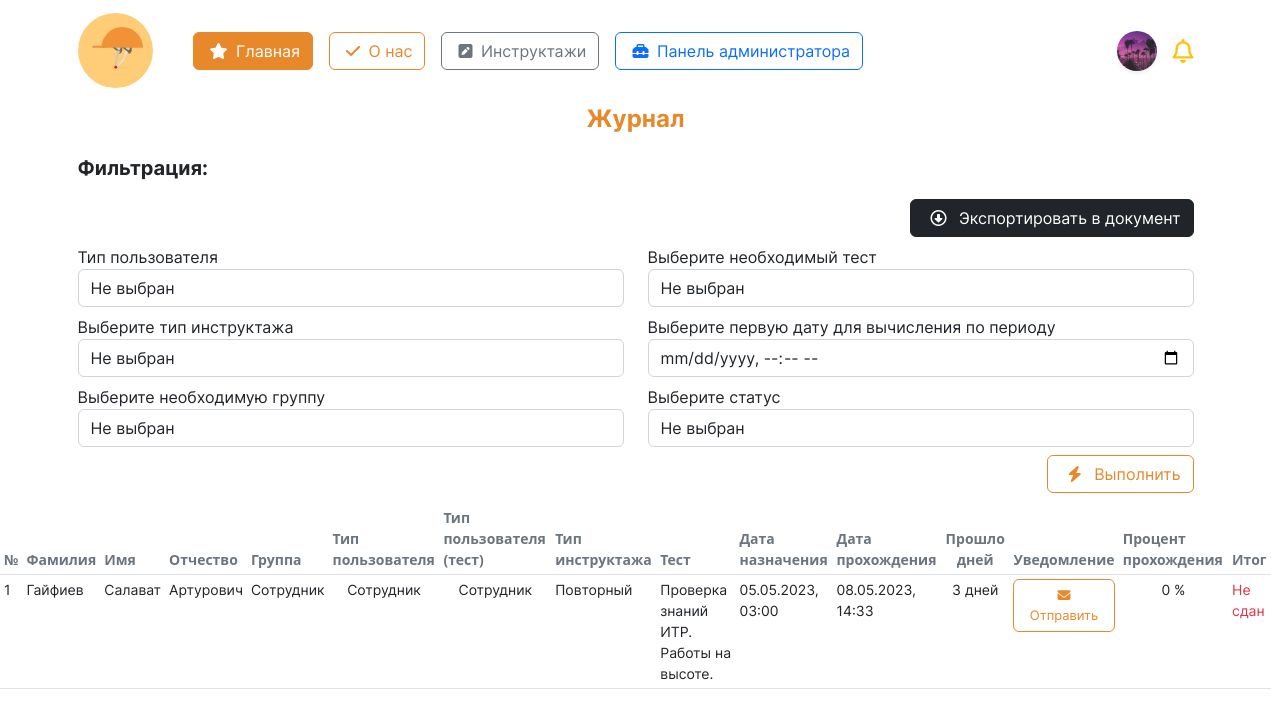
/account/journal/ (signed in), run on an earlier commit of the app's database.
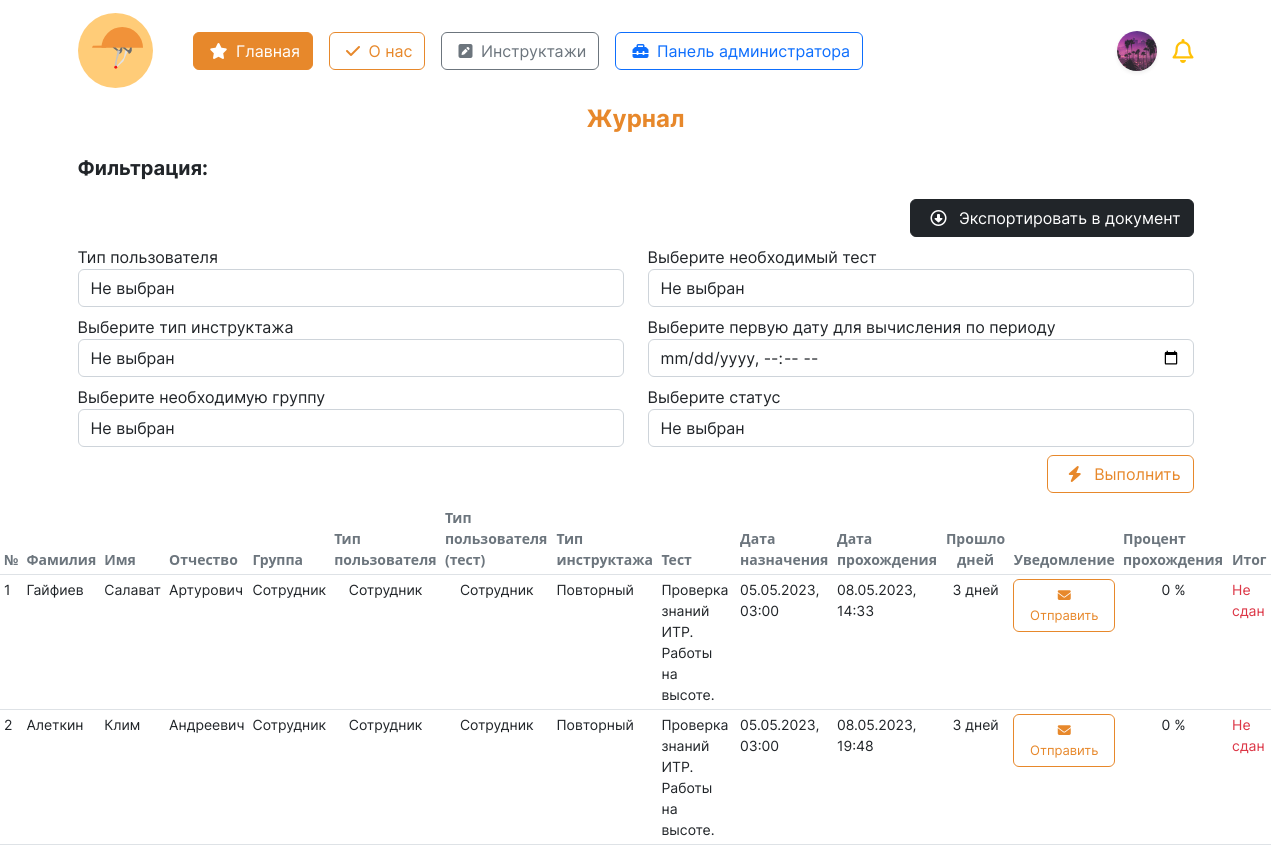
And on a later commit of the database.
### initru/models.py (models this page shows, shortened)
class CustomUser(AbstractUser):  # custom user for Users with django
    gen = (
        ('m', 'Мужской'),
        ('j', 'Женский')
    )
    patronymic = models.CharField(
        'Отчество',
        max_length=250,
    )
    gender = models.CharField(
        'Пол', choices=gen,
        max_length=3, null=True,
    )
    birthday_date = models.DateField(
        'Дата рождения', null=True,
    )
    region  = models.ForeignKey(
        Region, on_delete=models.CASCADE,
        null=True, verbose_name='Регион',
    )
    city  = ChainedForeignKey(
        City,
        chained_field='region',
        chained_model_field="region",
        show_all=False,
        auto_choose=True,
        null=True,
        sort=True, verbose_name = 'Город')
    street  = models.ForeignKey(
        Street, on_delete=models.CASCADE,
        null=True, verbose_name='Улица',
    )
    house = models.IntegerField(
        "Номер дома", null=True,
    )
    flat = models.IntegerField(
        'Этаж', null=True,
    )
    avatar = models.ImageField(
        'Изображение пользователя',
        upload_to='images/users/',
        null=True,
        blank=True,
    )
    phone_number = models.CharField(
        'Номер телефона', max_length=20,unique=True,
        blank=False, null=True,
    )
    type_user  = models.ForeignKey(
        typeuser, on_delete=models.CASCADE,
        verbose_name='Тип пользователя', null=True,
    )
    groupStud  = models.ForeignKey(
        Groups, on_delete=models.CASCADE,
        verbose_name='Группа', null=True,
        blank=True
    )
    role  = models.ForeignKey(
        role, on_delete=models.CASCADE,
        null=True, verbose_name='Роль',
    )
    date_end = models.DateField(
        'Дата завершения зачисления',
        null=True,
    )

class res(models.Model):
    user  = models.ForeignKey( CustomUser, on_delete=models.CASCADE, verbose_name='Пользователь')
    instruction  = models.ForeignKey( inst, on_delete=models.CASCADE, verbose_name='Инструктаж')
    quiz = models.ForeignKey(test, on_delete=models.CASCADE, verbose_name= 'Тест')
    date_instruction = models.DateTimeField('Дата прохождения инструктажа')
    date_instruction_end = models.IntegerField('Прошло дней', null=True)
    result = models.IntegerField( 'Результат в %')
    mark = models.CharField('Прошел', max_length=255)
    class Meta:
        verbose_name = 'Результат'
        verbose_name_plural = 'Результаты'

class Groups(models.Model):
    name_group = models.CharField(
        'Название группы',
        max_length=10
    )
    special  = models.ForeignKey(
        Spec, on_delete=models.CASCADE,
        null=False, verbose_name='Специальность'
    )
    class Meta:
        verbose_name = 'Группа'
        verbose_name_plural = 'Группы'
    def __str__(self):
        return f'{self.name_group}'

class typeuser(models.Model):
    name_type_user = models.CharField(
        "Название типа пользователя",
        max_length=15
    )
    class Meta:
        verbose_name = 'Тип пользователя'
        verbose_name_plural = 'Тип пользователей'
    def __str__(self):
        return f'{self.name_type_user}'

class test(models.Model):
    instruction = models.ForeignKey( inst, on_delete=models.CASCADE, verbose_name='Инструктаж' )
    name_test = models.CharField( 'Название теста инструктажа', max_length=125 )
    number_of_questions = models.IntegerField('Количество вопросов') ##
    time = models.IntegerField('Ограничение по времени') ##
    required_score_to_pass = models.IntegerField('Рекомендуемый балл в %', help_text='Рекомендуемый балл в %')
    type_user  = models.ForeignKey(typeuser, on_delete=models.CASCADE, verbose_name='Тип пользователя')
    file = models.FileField( 'Файл к тесту', upload_to='instr/', null=True, blank=True)
    stud_groups = models.ForeignKey(Groups, on_delete=models.CASCADE, verbose_name='Группа')
    date_target = models.DateTimeField('Дата назначения',)
    class Meta:
        verbose_name = 'Тест'
        verbose_name_plural = 'Тесты'

class inst(models.Model):
    name_instruction = models.CharField(
        'Название инструктажа',
        max_length=64
    )
    date_period = models.IntegerField(
        'Период инструктажа'
    )
    class Meta:
        verbose_name = 'Инструктаж'
        verbose_name_plural = 'Инструктажи'

### initru/views.py (the view, shortened to what this page needs)
# urls.py: path('account/journal/', journalView, name = "journal_view"),
@login_required(login_url='account/login/')
def journalView(request):
    page_name = 'forOss/journal.html'
    if request.user.is_superuser or str(request.user.role).casefold() == 'специалист по охране труда':
        obj_res = None  # Для результатов
        obj_briefs = inst.objects.all()  # получение инструктажей
        obj_type_users = typeuser.objects.all()  # получение тип пользователей
        obj_groups = Groups.objects.all()  # получение групп
        obj_quizes = test.objects.all()  # получение тестов
        obj_results_user = res.objects.all() # получение зачетов
    else:
        return render(request, "error.html")
    values = {
        'type_brief': obj_briefs,
        'type_users': obj_type_users,
        'groups': obj_groups,
        'quiz': obj_quizes,
        'users': obj_results_user,
    }
    return render(request, page_name, values)

### initru/templates/forOss/journal.html (shortened to what this page needs)
{% extends '../base.html' %}
{% load static %}
{% block content %}
<div>
    <p class="text-center fw-bold fs-4" style='color:#E7882B; font-family: "Inter-Bold";'>Журнал</p>
</div>
<div>
    <div class='container' style ='font-family: "Inter-Regular";'>
        <p class='fs-5' style='font-family: "Inter-Bold";'>Фильтрация:</p>
        <form action='{% url "journal_view" %}' method = 'POST' id="filter-form">
            <div class = 'd-flex flex-row-reverse mb-2'>
                <button type = 'submit' class = 'btn btn-dark' name = 'import-doc'>
                    <i class="fa-regular fa-circle-down mx-2"></i>
                    Экспортировать в документ
                </button>
            </div>
            <div class = 'row'>
                <div class = 'col'>
                    <div class='box mb-2'>
                        <label for="id_type_user">
                            Тип пользователя
                        </label>
                        <select class='form-control  ' name="type_user" id="id_type_user">
                            <option selected class='text-warning fw-bold text-uppercase' value="">Не выбран</option>
                        </select>
                    </div>
                    <div class='box mb-2'>
                        <label for="id_type_brief">
                            Выберите тип инструктажа
                        </label>
                        <select class='form-control  ' name="type_brief" id="id_type_brief">
                            <option selected class='text-warning fw-bold text-uppercase' value="">Не выбран</option>
                        </select>
                    </div>
                    <div class='box mb-2'>
                        <label for="id_group">
                            Выберите необходимую группу
                        </label>
                        <select class='form-control' name="group" id="id_group">
                            <option selected class='text-warning fw-bold text-uppercase' value="">Не выбран</option>
                        </select>
                    </div>
                </div>
                <div class = 'col-6'>
                    <div class='box mb-2'>
                        <label for="id_quiz">
                            Выберите необходимый тест
                        </label>
                        <select class='form-control' name="quiz" id="id_quiz">
                            <option selected class='text-warning fw-bold text-uppercase' value="">Не выбран</option>
                        </select>
                    </div>
                    <div class='box mb-2'>
                        <label for="id_date_start">
                            Выберите первую дату для вычисления по периоду
                        </label>
                        <input class = 'form-control  ' name = 'date_start' id ='id_date_start' type="datetime-local" placeholder="Выберите дату">
                    </div>
                    <div class='box mb-2'>
                        <label for="id_date_start">
                            Выберите статус
                        </label>
                        <select class='form-control' name="mark" id="id_mark">
                            <option selected class='text-warning fw-bold text-uppercase' value="">Не выбран</option>
                        </select>
                    </div>
                </div>
            </div>
            <div class = 'float-end'>
                <button id = 'setBut' class = 'btn btn-outline-orange'>
                    <i class="fa-solid fa-bolt mx-2"></i>
                    Выполнить
                </button>
            </div>
        </form>
    </div>
    <div class = 'tables mt-5'>
        <table id = 'table' class = 'table table-hover table-sm' style="font-size: 14px;">
            <thead>
                <tr>
                    <th class = 'text-secondary' scope="col">№</th>
                    <th class = 'text-secondary' scope="col">Фамилия</th>
                    <th class = 'text-secondary' scope="col">Имя</th>
                    <th class = 'text-secondary' scope="col">Отчество</th>
                    <th class = 'text-secondary' scope="col">Группа</th>
                    <th class = 'text-secondary' scope="col">Тип пользователя</th>
                    <th class = 'text-secondary' scope="col">Тип пользователя (тест)</th>
                    <th class = 'text-secondary' scope="col">Тип инструктажа</th>
                    <th class = 'text-secondary' scope="col">Тест</th>
                    <th class = 'text-secondary' scope="col">Дата назначения</th>
                    <th class = 'text-secondary' scope="col">Дата прохождения</th>
                    <th class = 'text-secondary text-center' scope="col">Прошло дней</th>
                    <th class = 'text-secondary text-center' scope="col">Уведомление</th>
                    <th class = 'text-secondary' scope="col">Процент прохождения</th>
                    <th class = 'text-secondary' scope="col">Итог</th>
                </tr>
            </thead>
            <tbody id = 'id_tbody' style='font-family: "Inter-Regular";'>
                {% for u in users %}
                    <tr>
                        <td>
                            {{ forloop.counter }}
                        </td>
                        <td>
                            {{ u.user.last_name }}
                        </td>
                        <td>
                            {{ u.user.first_name }}
                        </td>
                        <td>
                            {{ u.user.patronymic }}
                        </td>
                        <td>
                            {{ u.user.groupStud }}
                        </td>
                            {% if u.user.type_user == u.quiz.type_user %}
                                <td class = 'text-center'>
                                    {{ u.user.type_user }}
                                </td>
                                <td class = 'text-center'>
                                    {{ u.quiz.type_user }}
                                </td>
                            {% endif %}
                        <td>
                            {{ u.instruction.name_instruction }}
                        </td>
                        <td>
                            {{ u.quiz.name_test }}
                        </td>
                        <td>
                            {{ u.quiz.date_target|date:"d.m.Y, H:i" }}
                        </td>
                        <td>
                            {{ u.date_instruction|date:"d.m.Y, H:i" }}
                        </td>
                        <td class="text-center">
                            {{ u.date_instruction_end }} дней
                        </td>
                        <td class="text-center">
                            <button style = 'font-size: 13px;' class = 'btn btn-outline-orange'>
                                <i class="fa-solid fa-envelope mx-2"></i>
                                Отправить
                            </button>
                        </td>
                        <td class="text-center">
                            {{ u.result }} %
                        </td>
                        <td>
                            {% if u.mark == 'Не сдан' %}
                                <span class = 'text-danger'> {{ u.mark }}</span>
                            {% else %}
                                <span class = 'text-success'> {{ u.mark }}</span>
                            {% endif %}
                        </td>
                    </tr>
                {% empty %}
                    <tr>
                        <td>Пока пусто.</td>
                    </tr>
                {% endfor %}
            </tbody>
        </table>
    </div>
</div>
{% endblock content %}

### initru/templates/base.html (shortened to what this page needs)
<!DOCTYPE html>
{% load static %}
<html lang="ru">
<head>
	<link rel="stylesheet" href="{% static 'css/bootstrap.min.css' %}">
	<link rel="stylesheet" href="{% static 'css/style.css' %}">
	<link href="{% static 'fontawesomefree/css/fontawesome.css' %}" rel="stylesheet" type="text/css">
	<link href="{% static 'fontawesomefree/css/brands.css' %}" rel="stylesheet" type="text/css">
	<link href="{% static 'fontawesomefree/css/solid.css' %}" rel="stylesheet" type="text/css">
</head>
<header>
	<nav class="navbar" style='font-family: "Inter-Regular";'>
		<div class="container">
			<div class='d-flex align-items-center'>
				<a href="{% url 'main' %}" class="navbar-brand">
					<img src="{% static 'images/logo.svg' %}" alt="logo" height="75">
				</a>
				<div class="d-flex mx-3 flex-wrap">
					<a class='btn btn-orange mx-2' href="{% url 'main' %}">
						<i class="fa-solid fa-star mx-1"></i>
						Главная
					</a>
					<a class='btn btn-outline-orange mx-2' href="{% url 'about' %}">
						<i class="fa-solid fa-check mx-1"></i>
						О нас
					</a>
					{% if user.is_authenticated %}
					<a class='btn btn-outline-secondary mx-2' href="{% url 'brief' %}">
						<i class="fa-solid fa-square-pen mx-1"></i>
						Инструктажи
					</a>
						{% if user.is_superuser %}
							<a class='btn btn-outline-primary mx-2' href="{% url 'admin:index' %}">
								<i class="fa-solid fa-toolbox mx-1"></i>
								Панель администратора
							</a>
						{% endif %}
					{% endif %}
				</div>
			</div>
			<div class='navbar d-flex justify-content-center'>
				{% if user.is_authenticated %}
				<div class="dropdown text-end d-flex mx-2">
					<a class="d-block link-dark text-decoration-none d-flex align-items-center" id="dropdownUser1" data-bs-toggle="dropdown" aria-expanded="false">
						<div class = 'rounded-circle mx-2 shadow-sm' style = '
						width: 40px;
						height: 40px;
						background-position: center;
						background-repeat: no-repeat;
						background-size: cover;
						background-clip: unset;
						background-image: url("{{ request.user.avatar.url }}");
						'></div>
					</a>
				</div>
				<i class="fa-regular fa-bell fs-4 text-warning"></i>
				{% else %}
				<div class="dropdown text-end">
					<a href="{% url 'login' %}" class="d-block link-dark text-decoration-none">
						<img src="{% static 'images/startPage/user/user.svg' %}" alt="user">
					</a>
				</div>
				{% endif %}
			</div>
		</div>
	</nav>
</header>
<body>
	<main>
		{% block content %}
		{% endblock content %}
	</main>
</body>
</html>

What changed in the data, as far as the page shows it:
added res: user.last_name "Алеткин", user.first_name "Клим", user.patronymic "Андреевич", user.groupStud "Сотрудник", user.type_user "Сотрудник", quiz.type_user "Сотрудник", instruction.name_instruction "Повторный", quiz.name_test "Проверка знаний ИТР. Работы на высоте.", quiz.date_target "05.05.2023, 03:00", date_instruction "08.05.2023, 19:48", date_instruction_end "3", result "0", mark "Не сдан"
